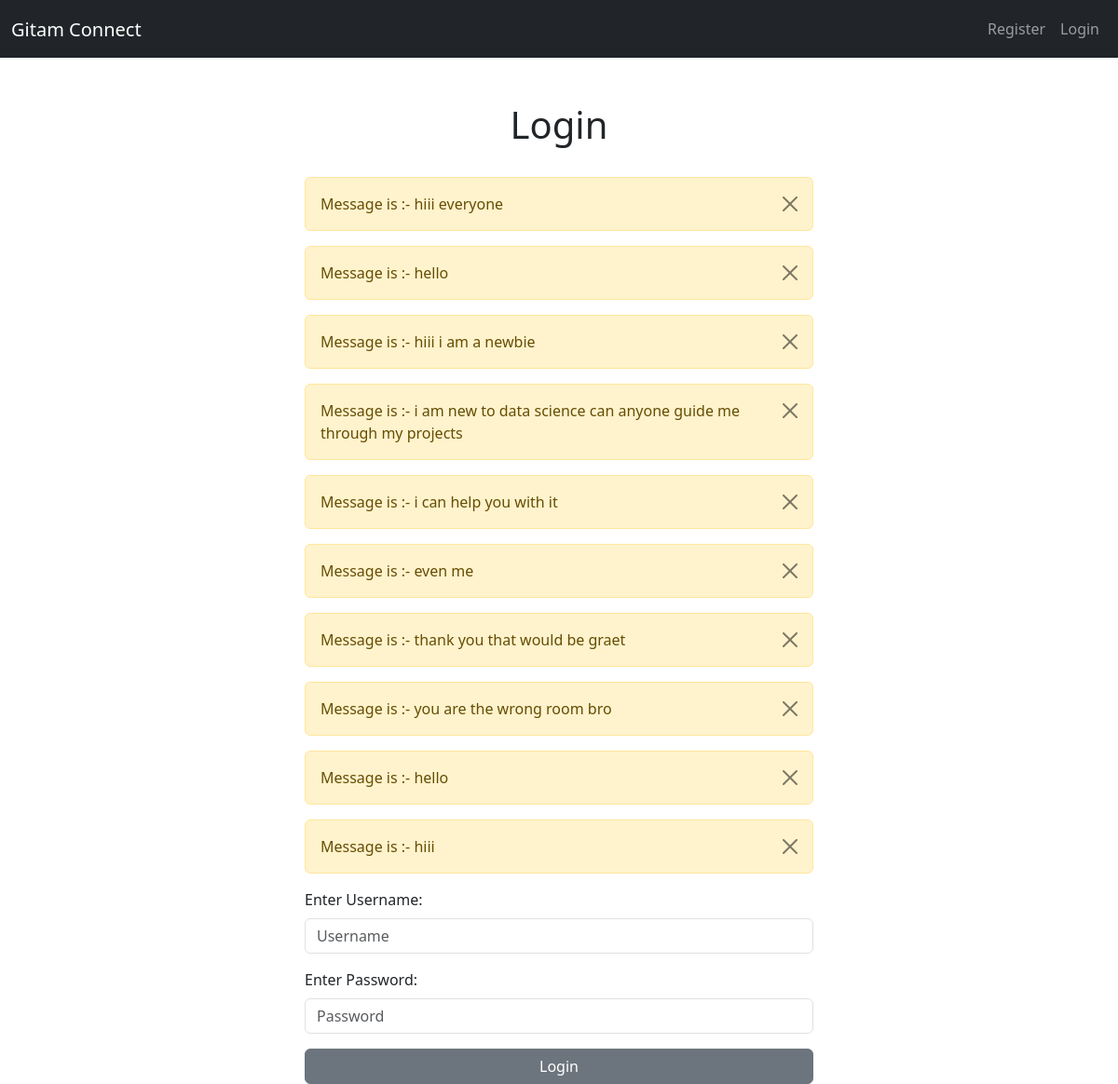
Page /room1 on the committed database.
### chat/models.py (models this page shows)
class Message(models.Model):
    user = models.ForeignKey(User, on_delete=models.CASCADE)
    content = models.TextField()
    room = models.ForeignKey(Room, on_delete=models.CASCADE)
    created_on = models.DateTimeField(auto_now_add=True)
    def __str__(self):
        return "Message is :- "+ self.content

### chat/views.py (the view)
# urls.py: path("<str:slug>", views.room, name="room"),
def room(request,slug):
    room_name=Room.objects.get(slug=slug).name
    messages=Message.objects.filter(room=Room.objects.get(slug=slug))
    return render(request, "room.html",{"room_name":room_name,"slug":slug,'messages':messages})

### chat/templates/room.html (shortened to what this page needs)
{% extends 'base.html' %}
{% block content %}
{% if user.is_authenticated %}
<div class="container mt-4">
  <div class="row justify-content-center">
    <div class="col-md-8">
      <div class="alert alert-info d-flex justify-content-between align-items-center" role="alert">
        <h5 class="mb-0">{{ room_name }}</h5>
      </div>
      <div class="card">
        <div class="card-body">
          <div class="form-group">
            {% if messages %}
            <div class="chat-container" id="chatbox">
              {% for message in messages %}
              <div class="chat-message {% if message.user == request.user %}text-end{% else %}text-start{% endif %}">
                <b>{{ message.user.username }}</b>: {{ message.content }}<br>
              </div>
              {% endfor %}
            </div>
            {% else %}
            <div class="chat-container" id="chatbox"></div>
            <b></b>
            {% endif %}
          </div>
          <div class="form-group mt-3">
            <input class="form-control" placeholder="Enter text here" id="my_input" type="text" required>
          </div>
          <div class="d-grid gap-2 mt-3">
            <button class="btn btn-primary btn-lg" id="submit_button" type="button">Send</button>
            <a href="{% url 'home' %}" class="btn btn-dark">Go Back</a>
          </div>
        </div>
      </div>
    </div>
  </div>
</div>
{{ slug|json_script:"room_slug" }}
<script>
  const chatbox = document.querySelector("#chatbox");
  function scrollToBottom() {
    chatbox.scrollTop = chatbox.scrollHeight;
  }
  scrollToBottom();
  const roomName = JSON.parse(document.getElementById('room_slug').textContent);
  const chatSocket = new WebSocket("ws://" + window.location.host + "/ws/" + roomName + "/");
  chatSocket.onopen = function (e) {
    console.log("The connection was set up successfully!");
  };
  chatSocket.onclose = function (e) {
    console.log("Connection closed unexpectedly. Attempting to reconnect...");
  };
  document.querySelector("#my_input").focus();
  document.querySelector("#my_input").onkeyup = function (e) {
    if (e.keyCode === 13) {
      e.preventDefault();
      document.querySelector("#submit_button").click();
    }
  };
  document.querySelector("#submit_button").onclick = function (e) {
    const messageInput = document.querySelector("#my_input").value;
    if (messageInput.length === 0) {
      alert("Add some input first or press the send button!");
    } else {
      chatSocket.send(JSON.stringify({
        message: messageInput,
        username: "{{ request.user.username }}",
        room_name: "{{ room_name }}"
      }));
      document.querySelector("#my_input").value = '';
    }
  };
  chatSocket.onmessage = function (e) {
    const data = JSON.parse(e.data);
    const div = document.createElement("div");
    div.innerHTML = "<b>" + data.username + "</b>: " + data.message;
    if (data.username === "{{ request.user.username }}") {
      div.classList.add("chat-message", "text-end");
    } else {
      div.classList.add("chat-message", "text-start");
    }
    document.querySelector("#chatbox").appendChild(div);
    scrollToBottom();
  };
</script>
{% else %}
<div class="container mt-4">
  <div class="col-md-6 offset-md-3">
    <h1 class="text-center">Login</h1><br>
    <form method="POST" action="{% url 'home' %}">
      {% if messages %}
      {% for message in messages %}
      <div class="alert alert-warning alert-dismissible fade show" role="alert">
        {{ message }}
        <button type="button" class="btn-close" data-bs-dismiss="alert" aria-label="Close"></button>
      </div>
      {% endfor %}
      {% endif %}
      <div class="mb-3">
        <label for="username" class="form-label">Enter Username:</label>
        <input type="text" class="form-control" id="username" placeholder="Username" name="username" required>
      </div>
      <div class="mb-3">
        <label for="password" class="form-label">Enter Password:</label>
        <input type="password" class="form-control" id="password" placeholder="Password" name="password" required>
      </div>
      <div class="d-grid gap-2">
        <button type="submit" class="btn btn-secondary">Login</button>
      </div>
    </form>
  </div>
</div>
{% endif %}
{% endblock %}

### rows in the picture
Message: content "Message is :- hiii everyone"
Message: content "Message is :- hello"
Message: content "Message is :- hiii i am a newbie"
Message: content "Message is :- i am new to data science can anyone guide me through my projects"
Message: content "Message is :- i can help you with it"
Message: content "Message is :- even me"
Message: content "Message is :- thank you that would be graet"
Message: content "Message is :- you are the wrong room bro"
Message: content "Message is :- hello"
Message: content "Message is :- hiii"
